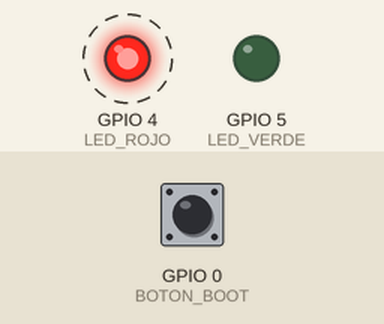
The sketch below on a simulated ESP32. On the bench: output pins drawn as LEDs (lit = HIGH). Dashed ring = blinking. The inputs (shaded band) are chosen by the test bench; at power-on: GPIO 0 (BOTON_BOOT) HIGH.

Above: at 0.9 s.
1.3 s: GPIO 0 (BOTON_BOOT) pulled LOW for 0.15 s
At 1.7 s:
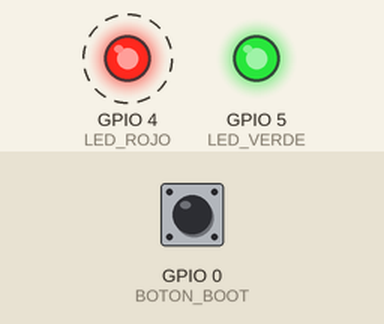
4.3 s: GPIO 0 (BOTON_BOOT) pulled LOW for 1 s
At 4.7 s:
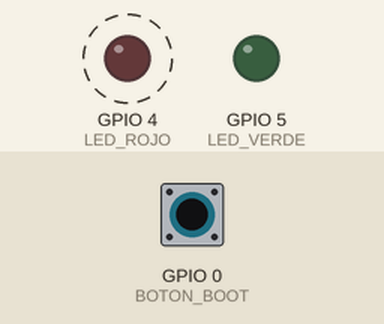
7.3 s: GPIO 0 (BOTON_BOOT) pulled LOW for 3.2 s
At 7.5 s:
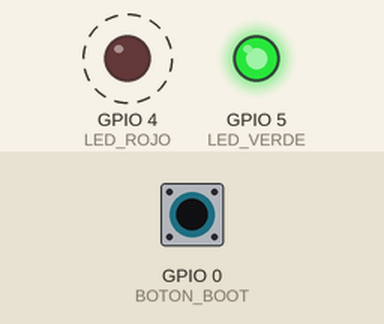
Timing chart, 0 to 18.0 s (numbered marks = the images above; inputs shaded):
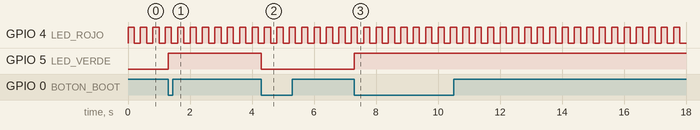

The sketch:

7.1.ino
```cpp
#define LED_VERDE 5
#define LED_ROJO 4
#define BOTON_BOOT 0


bool estadoLed = LOW;

void IRAM_ATTR inter(){

    estadoLed = !estadoLed;
    digitalWrite(LED_VERDE, estadoLed);

}

void setup() {
  pinMode(LED_VERDE, OUTPUT);
  pinMode(LED_ROJO, OUTPUT);
  digitalWrite(LED_VERDE, estadoLed);
  attachInterrupt(BOTON_BOOT , inter,FALLING );
}


void loop() {

  digitalWrite(LED_ROJO, HIGH);
  delay(200);
  digitalWrite(LED_ROJO, LOW);
  delay(200);


}
```

Measured:
- after the input at 1.3 s, GPIO 5 (LED_VERDE): LOW → HIGH at once
- after the input at 4.3 s, GPIO 5 (LED_VERDE): HIGH → LOW at once
- after the input at 7.3 s, GPIO 5 (LED_VERDE): LOW → HIGH at once
- by itself, GPIO 4 (LED_ROJO): alternates HIGH for 0.20 s and LOW for 0.20 s
